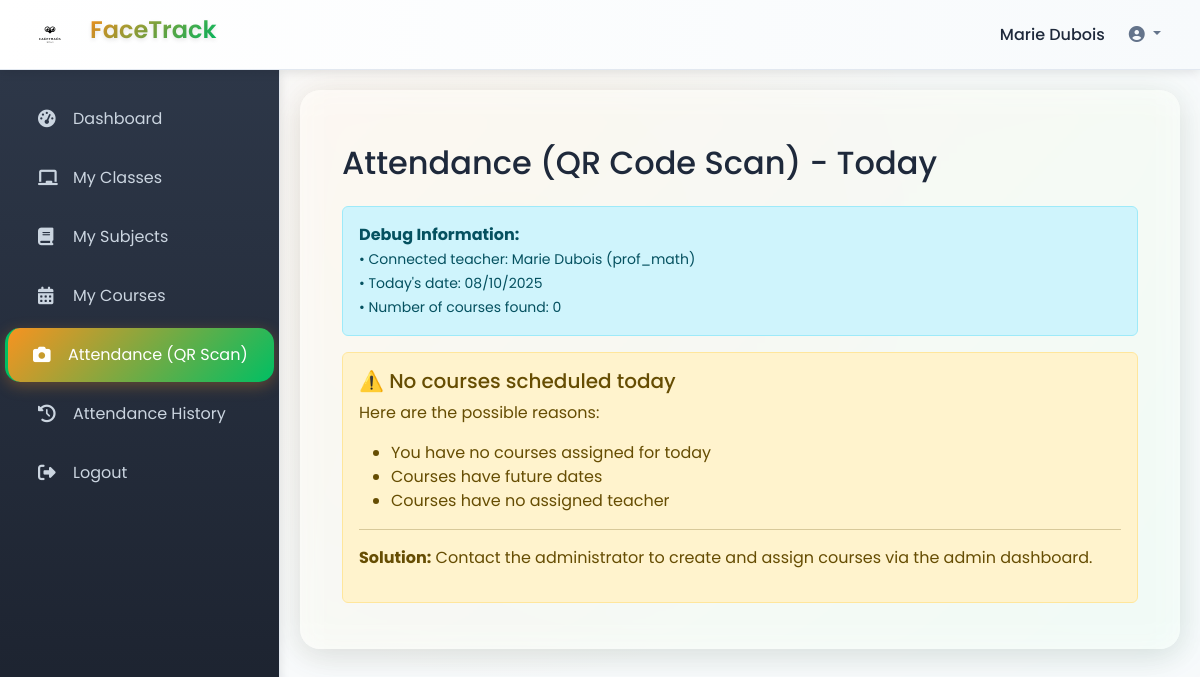
The app's page /enseignant/appels/ (signed in) with its own data.
### school/models.py (models this page shows, shortened)
class User(AbstractUser):
    ROLE_CHOICES = [
        ('ADMIN', 'Administrator'),
        ('ENSEIGNANT', 'Teacher'),
        ('ELEVE', 'Student'),
        ('PARENT', 'Parent'),
    ]
    role = models.CharField(max_length=20, choices=ROLE_CHOICES, default='ELEVE')
    date_naissance = models.DateField(null=True, blank=True)
    adresse = models.TextField(blank=True)
    telephone = models.CharField(max_length=15, blank=True)

class Enseignant(models.Model):
    user = models.OneToOneField(User, on_delete=models.CASCADE)
    matieres = models.ManyToManyField(Matiere)
    classes = models.ManyToManyField(Classe)
    date_embauche = models.DateField()
    specialite = models.CharField(max_length=100, blank=True)

### school/views.py (the view)
# urls.py: path('enseignant/appels/', views.teacher_attendance_today, name='teacher_attendance_today'),
@login_required
def teacher_attendance_today(request):
    if request.user.role != 'ENSEIGNANT':
        messages.error(request, 'Access denied.')
        return redirect('login')
    try:
        enseignant = Enseignant.objects.get(user=request.user)
        cours_aujourd_hui = Cours.objects.filter(
            enseignant=enseignant,
            date=timezone.now().date()
        ).order_by('heure_debut')
        today = timezone.now().date()
        total_students = User.objects.filter(role='ELEVE').count()
        total_teachers = User.objects.filter(role='ENSEIGNANT').count()
        total_parents = User.objects.filter(role='PARENT').count()
        total_admins = User.objects.filter(role='ADMIN').count()
        taux_presence = 0.0  # À calculer selon vos besoins
        active_classes = Classe.objects.count()
        absences_signalees = Presence.objects.filter(statut='ABSENT').count()
        sessions_en_cours = SessionAppel.objects.filter(statut='EN_COURS').count()
        recent_feedbacks = []  # À remplir selon vos besoins
        recent_notifications = []  # À remplir selon vos besoins
        date_limite = timezone.now().date() + timedelta(days=7)
        recent_activities = []
        derniere_presence = Presence.objects.order_by('-date_creation').first()
        if derniere_presence:
            recent_activities.append({
                'type': 'Présence',
                'description': f'{derniere_presence.eleve.user.get_full_name()} - {derniere_presence.get_statut_display()}',
                'time': derniere_presence.date_creation.strftime('%H:%M'),
                'icon': 'fas fa-user-check',
                'color': 'success' if derniere_presence.statut == 'PRESENT' else 'warning'
            })
        derniere_session = SessionAppel.objects.order_by('-date_debut').first()
        if derniere_session:
            recent_activities.append({
                'type': "Session d'appel",
                'description': f'Session {derniere_session.cours.matiere.nom} - {derniere_session.cours.classe.nom}',
                'time': derniere_session.date_debut.strftime('%H:%M'),
                'icon': 'fas fa-clipboard-check',
                'color': 'primary'
            })
        dernier_utilisateur = User.objects.order_by('-date_joined').first()
        if dernier_utilisateur:
            recent_activities.append({
                'type': 'Nouvel utilisateur',
                'description': f'{dernier_utilisateur.get_full_name()} ({dernier_utilisateur.get_role_display()})',
                'time': dernier_utilisateur.date_joined.strftime('%H:%M'),
                'icon': 'fas fa-user-plus',
                'color': 'info'
            })
        context = {
            'user': request.user,
            'enseignant': enseignant,
            'today': today,
            'total_students': total_students,
            'total_teachers': total_teachers,
            'total_parents': total_parents,
            'total_admins': total_admins,
            'attendance_rate': taux_presence,
            'active_classes': active_classes,
            'absences_signalees': absences_signalees,
            'cours_aujourd_hui': cours_aujourd_hui,
            'sessions_en_cours': sessions_en_cours,
            'recent_feedbacks': recent_feedbacks,
            'recent_notifications': recent_notifications,
            'recent_activities': recent_activities,
            'date_limite': date_limite,
        }
        return render(request, 'teacher_attendance_today.html', context)
    except Exception as e:
        import logging
        logger = logging.getLogger(__name__)
        logger.error(f'Erreur lors du chargement du tableau de bord: {str(e)}')
        context = {
            'user': request.user,
            'total_students': 0,
            'total_teachers': 0,
            'total_parents': 0,
            'total_admins': 0,
            'attendance_rate': 0.0,
            'active_classes': 0,
            'absences_signalees': 0,
            'cours_aujourd_hui': 0,
            'sessions_en_cours': 0,
            'recent_feedbacks': [],
            'recent_notifications': [],
            'recent_activities': [],
            'error': 'Erreur lors du chargement des données'
        }
        return render(request, 'teacher_attendance_today.html', context)

### school/templates/teacher_attendance_today.html (shortened to what this page needs)
{% extends 'dashboard_base.html' %}
{% load static %}
{% block sidebar %}
{% include 'sidebar_teacher.html' %}
{% endblock %}
{% block content %}
<div class="container mt-4">
    <h2 class="mb-4">Attendance (QR Code Scan) - Today</h2>
    <div class="alert alert-info">
        <strong>Debug Information:</strong><br>
        <small>
            • Connected teacher: {{ enseignant.user.get_full_name }} ({{ enseignant.user.username }})<br>
            • Today's date: {{ today|date:"d/m/Y" }}<br>
            • Number of courses found: {{ cours_aujourd_hui|length }}
        </small>
    </div>
    {% if cours_aujourd_hui %}
    <div class="row">
        {% for cours in cours_aujourd_hui %}
        <div class="col-md-6 col-lg-4 mb-4">
            <div class="card h-100">
                <div class="card-body">
                    <h5 class="card-title">{{ cours.matiere.nom }} - {{ cours.classe.nom }}</h5>
                    <p class="card-text">Time: {{ cours.heure_debut|time:"H:i" }} - {{ cours.heure_fin|time:"H:i" }}
                    </p>
                    <p class="card-text">Room: {{ cours.salle }}</p>
                    <p class="card-text"><small class="text-muted">Date: {{ cours.date|date:"d/m/Y" }}</small></p>
                    <a href="{% url 'qr_code_scan' cours.id %}" class="btn btn-primary">Start Attendance</a>
                </div>
            </div>
        </div>
        {% endfor %}
    </div>
    {% else %}
    <div class="alert alert-warning">
        <h5>⚠️ No courses scheduled today</h5>
        <p>Here are the possible reasons:</p>
        <ul>
            <li>You have no courses assigned for today</li>
            <li>Courses have future dates</li>
            <li>Courses have no assigned teacher</li>
        </ul>
        <hr>
        <p><strong>Solution:</strong> Contact the administrator to create and assign courses via the admin dashboard.</p>
    </div>
    {% endif %}
</div>
{% endblock %}

### school/templates/dashboard_base.html (shortened to what this page needs)
<!DOCTYPE html>
<html lang="en">
<head>
    <link href="https://cdn.jsdelivr.net/npm/bootstrap@5.3.3/dist/css/bootstrap.min.css" rel="stylesheet">
    <link rel="stylesheet" href="https://cdnjs.cloudflare.com/ajax/libs/font-awesome/6.4.0/css/all.min.css">
    {% load static %}
    <link rel="stylesheet" href="{% static 'css/dashboard.css' %}">
    <link rel="stylesheet" href="{% static 'css/dashboard_enhancements.css' %}">
</head>
<body>
    <header class="dashboard-header">
        <div class="header-left">
            <div class="logo-container">
                <img src="{% static 'imgs/FaceTrack-logo.svg' %}" alt="FaceTrack Logo" class="logo">
            </div>
            <h1 class="college-name">FaceTrack</h1>
        </div>
        <div class="header-right">
            <div class="user-profile">
                <span class="user-name">{{ user.get_full_name|default:user.username }}</span>
                <div class="dropdown profile-dropdown">
                    <button class="btn btn-link dropdown-toggle" type="button" id="profileDropdown"
                        data-bs-toggle="dropdown" data-bs-auto-close="true" aria-expanded="false">
                        <i class="fas fa-user-circle"></i>
                    </button>
                </div>
            </div>
        </div>
    </header>
    <aside class="dashboard-sidebar">
        <nav class="sidebar-nav">
            {% block sidebar %}{% endblock %}
        </nav>
    </aside>
    <main class="dashboard-main">
        <div class="main-container">
            {% block content %}{% endblock %}
        </div>
    </main>
</body>
</html>

### school/static/css/dashboard.css (style rules this page uses)
:root { --primary-color: #f79320; --primary-hover: #e6851a; --accent-color: #00bf63; --accent-hover: #00a857; --text-primary: #1e293b; --text-secondary: #64748b; --border-color: #e2e8f0; --bg-light: #f8fafc; --bg-gradient: linear-gradient(135deg, #667eea 0%, #764ba2 100%); --bg-pattern: radial-gradient( circle at 25% 25%, rgba(247, 147, 32, 0.05) 0%, transparent 50% ); --shadow: 0 2px 10px rgba(0, 0, 0, 0.1); --shadow-hover: 0 4px 20px rgba(0, 0, 0, 0.15); --card-bg: linear-gradient(145deg, #ffffff 0%, #f8fafc 100%); --sidebar-bg: linear-gradient(180deg, #2d3748 0%, #1a202c 100%); --header-bg: linear-gradient(90deg, #ffffff 0%, #f7fafc 100%); }
* { margin: 0; padding: 0; box-sizing: border-box; }
body { font-family: "Poppins", Arial, sans-serif; background: var(--bg-light); background-image: var(--bg-pattern); color: var(--text-primary); overflow-x: hidden; position: relative; }
body::before { content: ""; position: fixed; top: 0; left: 0; width: 100%; height: 100%; background: radial-gradient( circle at 20% 80%, rgba(247, 147, 32, 0.03) 0%, transparent 50% ), radial-gradient( circle at 80% 20%, rgba(0, 191, 99, 0.03) 0%, transparent 50% ); pointer-events: none; z-index: -1; }
.dashboard-header { position: fixed; top: 0; left: 0; right: 0; height: 70px; background: var(--header-bg); border-bottom: 1px solid var(--border-color); display: flex; align-items: center; justify-content: space-between; padding: 0 30px; z-index: 1000; box-shadow: var(--shadow); backdrop-filter: blur(10px); }
.header-left { display: flex; align-items: center; gap: 20px; }
.logo-container .logo { width: 40px; height: 40px; filter: none; transition: transform 0.3s ease; }
.college-name { font-size: 1.5rem; font-weight: 600; background: linear-gradient( 135deg, var(--primary-color), var(--accent-color) ); -webkit-background-clip: text; -webkit-text-fill-color: transparent; background-clip: text; }
.header-right { display: flex; align-items: center; }
.user-profile { display: flex; align-items: center; gap: 15px; }
.user-name { font-weight: 500; color: var(--text-primary); }
.profile-dropdown .btn { color: var(--text-secondary); text-decoration: none; padding: 8px; transition: all 0.3s ease; }
.dashboard-sidebar { position: fixed; left: 0; top: 70px; width: 280px; height: calc(100vh - 70px); background: var(--sidebar-bg); border-right: 1px solid var(--border-color); overflow-y: auto; z-index: 999; box-shadow: var(--shadow); }
.sidebar-nav { padding: 20px 0; }
.dashboard-main { margin-left: 280px; margin-top: 70px; min-height: calc(100vh - 70px); background: var(--bg-light); background-image: var(--bg-pattern); padding: 20px; }
.main-container { padding: 30px; background: rgba(255, 255, 255, 0.7); border-radius: 20px; backdrop-filter: blur(10px); box-shadow: 0 8px 32px rgba(0, 0, 0, 0.1); }

### school/static/css/dashboard_enhancements.css (style rules this page uses)
.btn { border-radius: 12px; font-weight: 500; transition: all 0.3s ease; position: relative; overflow: hidden; }
.btn::before { content: ""; position: absolute; top: 0; left: -100%; width: 100%; height: 100%; background: linear-gradient( 90deg, transparent, rgba(255, 255, 255, 0.2), transparent ); transition: left 0.5s ease; }
.college-name { text-shadow: 0 2px 4px rgba(0, 0, 0, 0.1); }
.main-container { position: relative; }
.main-container::before { content: ""; position: absolute; top: -10px; left: -10px; right: -10px; bottom: -10px; background: linear-gradient( 135deg, rgba(247, 147, 32, 0.05), rgba(0, 191, 99, 0.05) ); border-radius: 25px; z-index: -1; filter: blur(20px); }

### records on screen
User: get_full_name "Marie Dubois"
Enseignant: user.get_full_name "Marie Dubois", user.username "prof_math"

### other values on screen
{{ cours_aujourd_hui|length }} "0"
